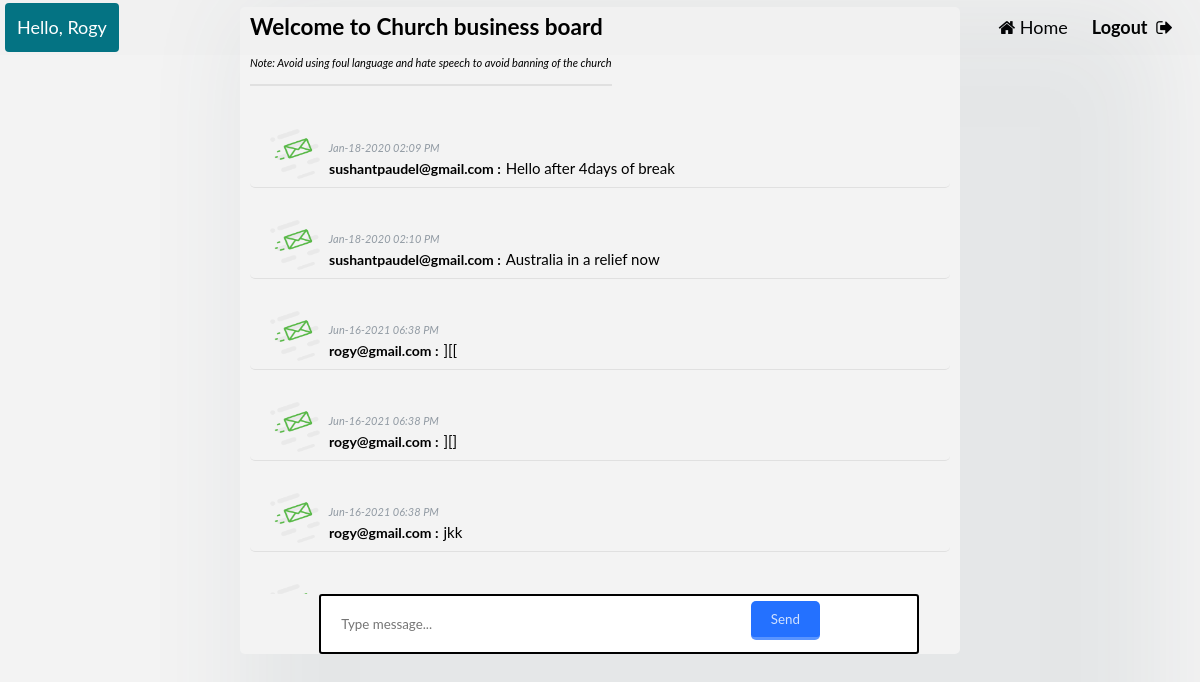
The page /user/discussion.php (signed in) on the database its author committed.
### tables this page shows
CREATE TABLE IF NOT EXISTS `user` (
  `id` int(11) NOT NULL AUTO_INCREMENT,
  `name` char(40) NOT NULL,
  `email` varchar(40) NOT NULL,
  `pass` varchar(40) NOT NULL,
  `gender` varchar(40) NOT NULL,
  `mobile` bigint(15) NOT NULL,
  `image` varchar(50) NOT NULL,
  `regid` varchar(20) NOT NULL,
  PRIMARY KEY (`id`),
  UNIQUE KEY `email` (`email`),
  FULLTEXT KEY `name` (`name`),
  FULLTEXT KEY `name_2` (`name`)
);

CREATE TABLE IF NOT EXISTS `chat` (
  `id` int(11) NOT NULL AUTO_INCREMENT,
  `name` varchar(40) DEFAULT NULL,
  `message` char(255) NOT NULL,
  `created_on` datetime NOT NULL DEFAULT CURRENT_TIMESTAMP ON UPDATE CURRENT_TIMESTAMP,
  PRIMARY KEY (`id`)
);

### user/discussion.php (the view, shortened to what this page needs)
<?php
include('../dbconfig.php');
$user= $_SESSION['user'];
$sql=mysqli_query($conn,"select * from user where email='$user' ");
$users=mysqli_fetch_assoc($sql);
?>
<!DOCTYPE html>
<head>
      <link rel="stylesheet" href="https://cdnjs.cloudflare.com/ajax/libs/font-awesome/4.7.0/css/font-awesome.min.css">
      <link rel="stylesheet" type="text/css" href="../style/userindexstyle.css">
  </head>
  <body>
    <div class="header">
          <a href="discussion.php#scroll" style="background-color:#007182fb;color: white;">Hello, <?php echo $users['name'];?></a>
            <div class="header-right">
          <a href="index.php#home"><i class="fa fa-home"></i>&nbsp;Home</a>
          <a href="../user/logout.php" onclick=" return confirm('Are you sure to logout?');" style="font-weight: bold;margin-right: 10px;">Logout&nbsp;&nbsp;<i class="fa fa-sign-out"></i></a>
    </div></div>
<?php
  if(isset($_SESSION['user']))
  {
    $sql="SELECT * FROM `chat`";
    $query = mysqli_query($conn,$sql);
?>
<div class="chatbox">
 <div style="height:80px;">
          <h2><span style="margin-left:10px;">Welcome to Church business board</span><br></h2>
          <span style="font-size:11px; margin-left:10px;padding-bottom:15px;
                border-bottom: 2px solid #e0e0e0;"><i>Note: Avoid using foul language and hate speech to avoid banning of the church</i></span></br>
</div>
  <div class="display-chat">
<?php
  if(mysqli_num_rows($query)>0)
  {
    while($row= mysqli_fetch_assoc($query))
    {
?>
    <div class="message" >
      <p>
        <div id="chat_area" style="margin-left:10px;">
            <div>
      <img src="../<?php if(empty($row['image'])){echo "images/img-01.png";}else{echo $row['image'];} ?>" style="height:50px; width:50px; position:relative; top:32px; left:10px;">
      <span style="color: #919aa3;font-size:11px; position:relative; top:5px; left:15px;"><i><?php echo date('M-d-Y h:i A',strtotime($row['created_on'])); ?></i></span><br>
      <span style="font-size:14px; position:relative; top:0px; left:69px;"><strong><?php echo $row['name']; ?> :</strong></span>   <span style="margin-left: 70px;"> <?php echo $row['message'];?><br></span>
            </div>
          </div>
      </p>
    </div>
<?php
    }
  }
?>
<br><p style="margin-left: 15px;" id="scroll"><i>&nbsp;&nbsp;Messages End</i></p>
  </div>
  <form method="post" action="sendMessage.php">
    <input type="text" width="50" style="position: relative;left:11%;width: 600px;padding: 20px 20px;border:2px solid black;border-radius: 3px;" class="form-control" placeholder="Type message..." name="msg" required/>
    <button style="position: relative;right:140px;top:7px; float:right;background: #2471FF;border: none;padding: 10px 20px 10px 20px;border-bottom: 3px solid #5994FF;border-radius: 5px;color: #D2E2FF;" type="submit" id="send_msg" required />
    Send</button>
  </form>
<?php
  }
  else
  {
    header('location:index.php#scroll');
  }
?>
</div>
  </body>
</html>

### style/userindexstyle.css (style rules this page uses)
body, html { scroll-behavior: smooth; height: 100%; margin: 0; font: 400 15px/1.8 "Lato", sans-serif; }
a { text-decoration: none;color: #353c4e; }
* { box-sizing: border-box; }
.header { overflow: hidden; background-color: #f1f1f1; padding: 3px 5px; }
.header a { float: left; color: black; text-align: center; padding: 12px; text-decoration: none; font-size: 18px; line-height: 25px; border-radius: 4px; }
.header-right { float: right; }
* { margin: 0; box-sizing: border-box; list-style: none; font-family: 'Lato', sans-serif; }
body { background-color: #f3f3f3; }
.chatbox { position: absolute; top: 7px; left:20%; width:60%; background-color:transparent; overflow: auto; border-radius: 5px; box-shadow: 100px 100px 100px 100px rgba(69,90,100,.08); }
.display-chat { height:507px; background-color:transparent; overflow:auto; padding:10px; }
.message { background-color: transparent; color: inherit; border-radius: 5px; padding-bottom: 5px; border-bottom: 1px solid #e0e0e0; }

### rows shown on the page
user: name "Rogy"
chat: created_on "Jan-18-2020 02:09 PM", name "sushantpaudel@gmail.com", message "Hello after 4days of break"
chat: created_on "Jan-18-2020 02:10 PM", name "sushantpaudel@gmail.com", message "Australia in a relief now"
chat: created_on "Jun-16-2021 06:38 PM", name "rogy@gmail.com", message "][["
chat: created_on "Jun-16-2021 06:38 PM", name "rogy@gmail.com", message "][]"
chat: created_on "Jun-16-2021 06:38 PM", name "rogy@gmail.com", message "jkk"
